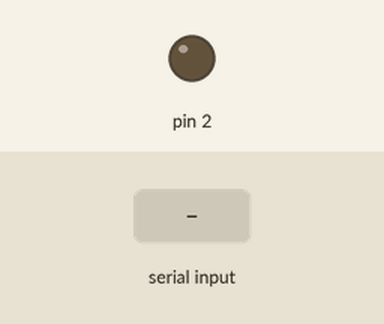
This sketch was run on a simulated Arduino Uno, built with avr-gcc and run on an emulated ATmega328P. Shown: output pins drawn as LEDs (lit = HIGH). The inputs (shaded band) are chosen by the test bench.

Above: at 1.2 s.
1.3 s: "a" received over Serial
At 2.4 s:
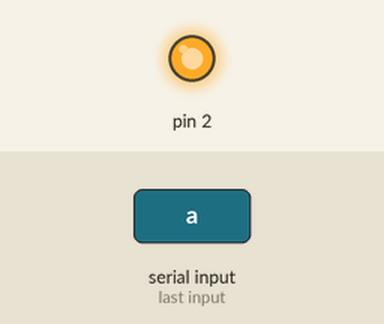
2.8 s: "b" received over Serial
At 3.6 s:
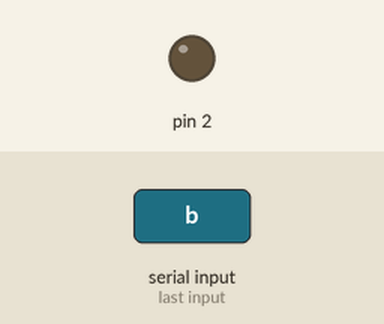
Timing chart, 0 to 5.8 s (numbered marks = the images above; inputs shaded):
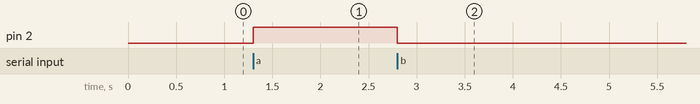

Measured:
- after the input at 1.3 s, pin 2: LOW → HIGH at once
- after the input at 2.8 s, pin 2: HIGH → LOW at once

The sketch:

endidoYapagadoDeUnFocoDesdeElCelularPorMedioDelBluetooth_Pag.ino
```cpp
/* TRANSCRITO   POR GUSTAVO JARRO CALLIZAYA*/
/*DEL*/
/*TEXTO: ROBOTICA CON ARDUINO 6º (SECUNDARIA COMUNITARIA PRODUCTIVA
  ) "TECHHOME"*/
/* PRACTICA:ENCENDIDO Y APAGADO DE UN FOCO DESDE E; CELULAR POR MEDIO DEL BLUETOOTH
  PAGINA 66 DEL TEXTO*   */
char entrada;

void setup() {
  // put your setup code here, to run once:
Serial.begin(9600);
pinMode(2, OUTPUT);
}

void loop() {
  // put your main code here, to run repeatedly:
if(Serial.available()){
  entrada = Serial.read();
  if(entrada == 'a')
  {
    digitalWrite(2,1);
    }
  if(entrada == 'b'){
    digitalWrite(2, 0);
  }
  }


}
```
